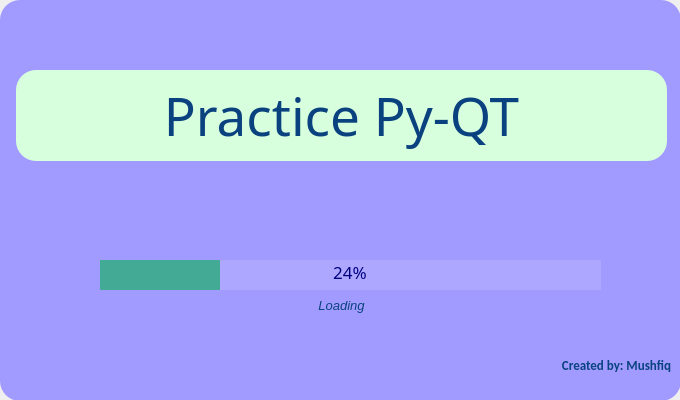
<?xml version="1.0" encoding="UTF-8"?>
<ui version="4.0">
 <class>SplashSCreen</class>
 <widget class="QMainWindow" name="SplashSCreen">
  <property name="geometry">
   <rect>
    <x>0</x>
    <y>0</y>
    <width>680</width>
    <height>400</height>
   </rect>
  </property>
  <property name="windowTitle">
   <string>MainWindow</string>
  </property>
  <widget class="QWidget" name="centralwidget">
   <property name="layoutDirection">
    <enum>Qt::LeftToRight</enum>
   </property>
   <widget class="QFrame" name="dropShadowFrame">
    <property name="geometry">
     <rect>
      <x>0</x>
      <y>0</y>
      <width>681</width>
      <height>401</height>
     </rect>
    </property>
    <property name="styleSheet">
     <string notr="true">QFrame{
color: rgb(10, 66, 127);
background-color:rgb(162, 155, 255);
border-radius:20px;
}</string>
    </property>
    <property name="frameShape">
     <enum>QFrame::StyledPanel</enum>
    </property>
    <property name="frameShadow">
     <enum>QFrame::Raised</enum>
    </property>
    <widget class="QLabel" name="main_label">
     <property name="geometry">
      <rect>
       <x>16</x>
       <y>70</y>
       <width>651</width>
       <height>91</height>
      </rect>
     </property>
     <property name="font">
      <font>
       <family>Yu Gothic UI Semibold</family>
       <pointsize>40</pointsize>
      </font>
     </property>
     <property name="styleSheet">
      <string notr="true">background-color: rgb(216, 255, 221);</string>
     </property>
     <property name="text">
      <string>Practice Py-QT</string>
     </property>
     <property name="alignment">
      <set>Qt::AlignCenter</set>
     </property>
     <property name="margin">
      <number>10</number>
     </property>
    </widget>
    <widget class="QProgressBar" name="progressBar">
     <property name="geometry">
      <rect>
       <x>100</x>
       <y>260</y>
       <width>501</width>
       <height>31</height>
      </rect>
     </property>
     <property name="font">
      <font>
       <family>Yu Gothic UI Semilight</family>
       <pointsize>13</pointsize>
      </font>
     </property>
     <property name="styleSheet">
      <string notr="true">QProgressBar{
	background-color: rgb(173, 167, 255);
	
	color: rgb(0, 0, 127);
border-radius:20px;
text-align:centre;

}
QProgressBar::chunk{
border-radius:20px;
	background-color: rgb(67, 170, 150);
}</string>
     </property>
     <property name="value">
      <number>24</number>
     </property>
     <property name="alignment">
      <set>Qt::AlignCenter</set>
     </property>
     <property name="textVisible">
      <bool>true</bool>
     </property>
     <property name="textDirection">
      <enum>QProgressBar::BottomToTop</enum>
     </property>
    </widget>
    <widget class="QLabel" name="loading_label">
     <property name="geometry">
      <rect>
       <x>6</x>
       <y>290</y>
       <width>671</width>
       <height>31</height>
      </rect>
     </property>
     <property name="font">
      <font>
       <family>Arial</family>
       <pointsize>10</pointsize>
       <italic>true</italic>
       <strikeout>false</strikeout>
      </font>
     </property>
     <property name="text">
      <string>&lt;html&gt;&lt;head/&gt;&lt;body&gt;&lt;p&gt;Loading&lt;/p&gt;&lt;/body&gt;&lt;/html&gt;</string>
     </property>
     <property name="alignment">
      <set>Qt::AlignCenter</set>
     </property>
     <property name="wordWrap">
      <bool>true</bool>
     </property>
    </widget>
    <widget class="QLabel" name="createdby_label">
     <property name="geometry">
      <rect>
       <x>20</x>
       <y>350</y>
       <width>651</width>
       <height>31</height>
      </rect>
     </property>
     <property name="font">
      <font>
       <family>Calibri</family>
       <pointsize>10</pointsize>
       <italic>false</italic>
       <strikeout>false</strikeout>
      </font>
     </property>
     <property name="text">
      <string>&lt;html&gt;&lt;head/&gt;&lt;body&gt;&lt;p&gt;&lt;span style=&quot; font-weight:600;&quot;&gt;Created by: Mushfiq&lt;/span&gt;&lt;/p&gt;&lt;/body&gt;&lt;/html&gt;</string>
     </property>
     <property name="alignment">
      <set>Qt::AlignRight|Qt::AlignTrailing|Qt::AlignVCenter</set>
     </property>
     <property name="wordWrap">
      <bool>true</bool>
     </property>
    </widget>
   </widget>
  </widget>
 </widget>
 <resources/>
 <connections/>
</ui>
